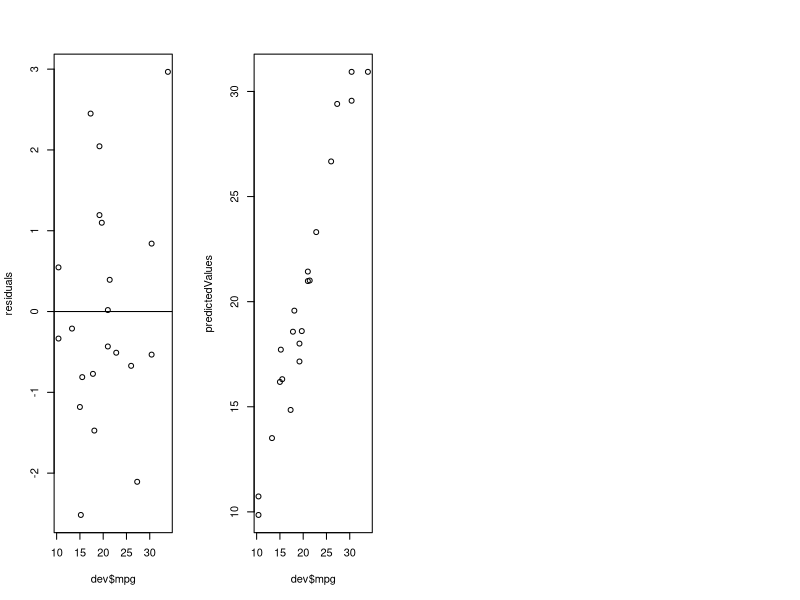
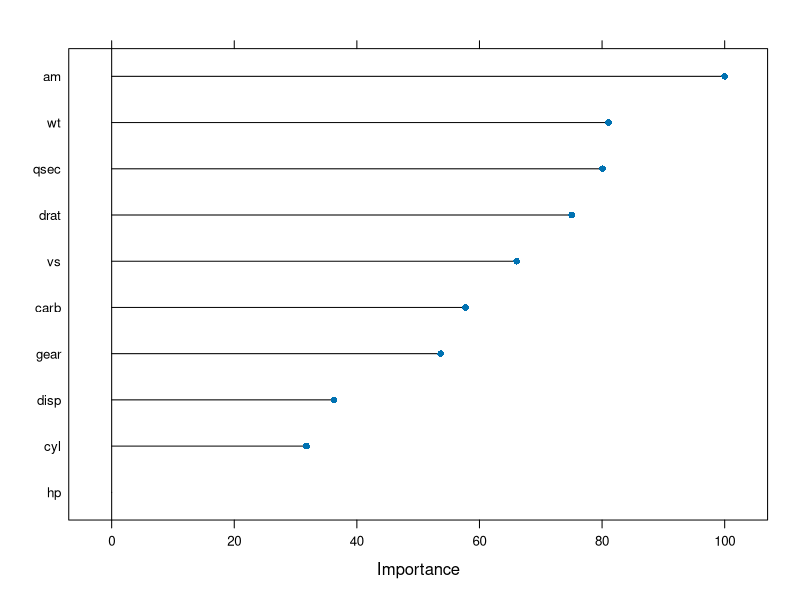

Write the R code that produced these figures, in order.
#install.packages("caret", dependencies = TRUE)
#changes
library(caret)
data("iris")
dataset <- iris

validation_index <- createDataPartition(dataset$Species, p=0.8,
                                        list=FALSE)

#this is the beginning









##quedándose con el 20%
validation <- dataset[-validation_index,]

##quedándose con el 80%
dataset <- dataset[validation_index,]


dim(dataset)
sapply(dataset, class)
levels(dataset$Species)
head(dataset)

###################

x <- dataset[,1:4]
y <- dataset[,5]


par(mfrow=c(1,4))





















#####################################################################
#####################################################################

library(caret)
library(datasets)

data("mtcars")

split <- createDataPartition(y=mtcars$mpg, p=0.6,
                             list=FALSE)


dev <- mtcars[split,]
val <- mtcars[-split,]

lmFit <- train(mpg~., data=dev , method='lm')
summary(lmFit)
print(lmFit)


ctrl <- trainControl(method = "cv", number=10)
lmCVFit <- train(mpg~., data=dev , method='lm', trControl=ctrl,
                 metric='Rsquared')


##################################################################

residuals <- resid(lmFit)

predictedValues <- predict(lmFit)

plot(dev$mpg,residuals)
abline(0,0)
plot(dev$mpg, predictedValues)



varImp(lmFit)
varImp(lmCVFit)

plot(varImp(lmFit))


###################################################################################
###################################################################################

library(caret)





# this symbol |
# alt + 124



x <- 5
y <- 7
!(!(x < 4) & !!!(y > 12))






